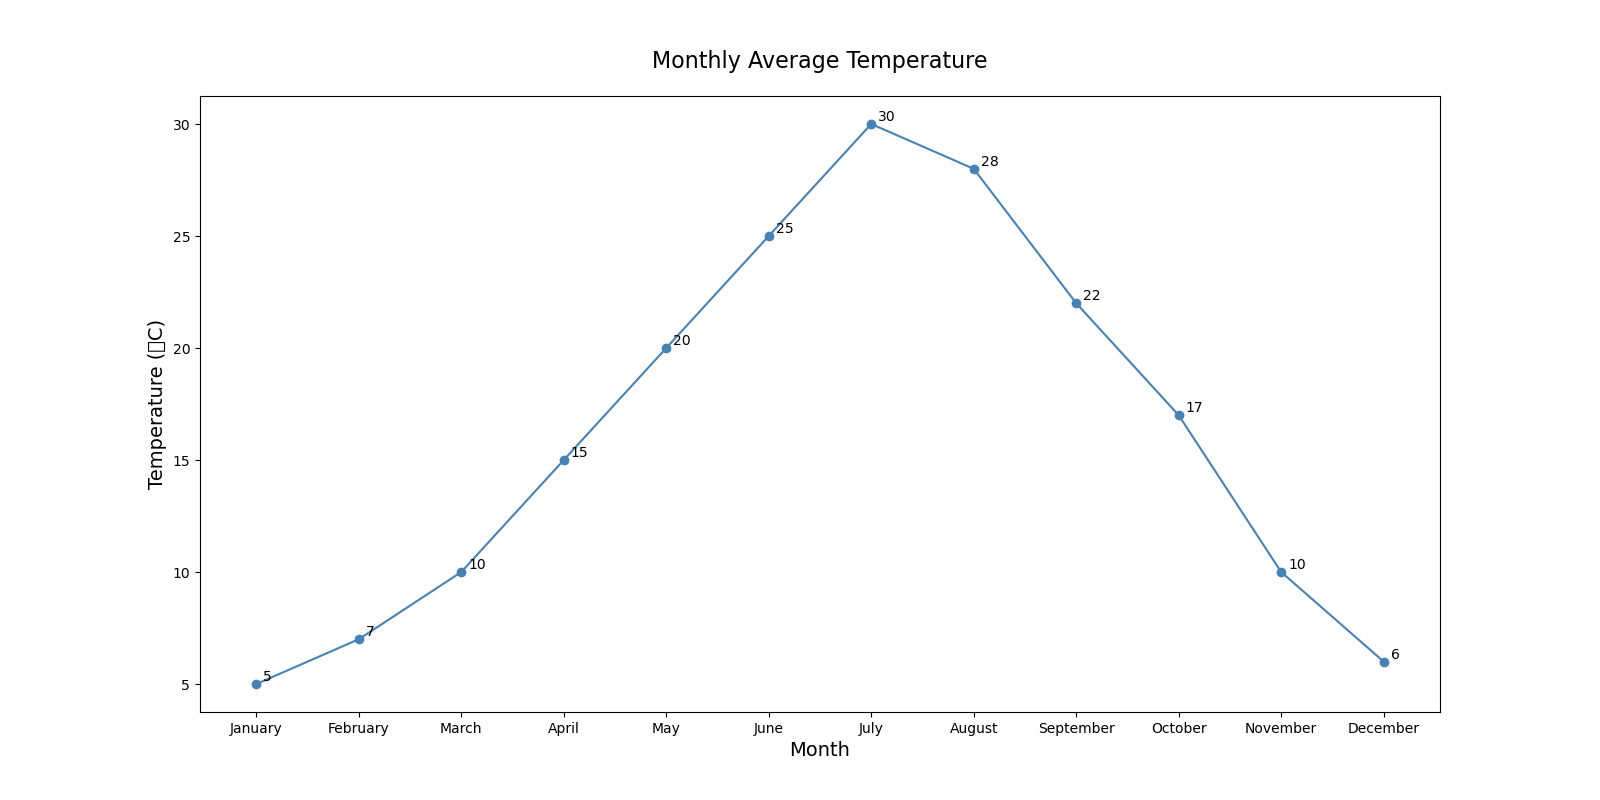

Source code (Python):

import matplotlib.pyplot as plt

# Data for plotting
months = ['January', 'February', 'March', 'April', 'May', 'June', 'July', 'August', 'September', 'October', 'November', 'December']
temperature = [5, 7, 10, 15, 20, 25, 30, 28, 22, 17, 10, 6]

# Create a new figure with specific width and height
plt.figure(figsize=(16, 8))

# Plotting the line chart with a specific color scheme
plt.plot(months, temperature, marker='o', linestyle='-', color='#4682B4')  # Steel Blue color

# Assign annotations/labels to specific data points to provide additional information
for i, temp in enumerate(temperature):
    plt.annotate(str(temp), xy=(months[i], temp), xytext=(5, 2), textcoords='offset points')

# Modify the chart title and labels
plt.title('Monthly Average Temperature', fontsize=16, pad=20)
plt.xlabel('Month', fontsize=14)
plt.ylabel('Temperature (°C)', fontsize=14)

# Show the plot
plt.show()
